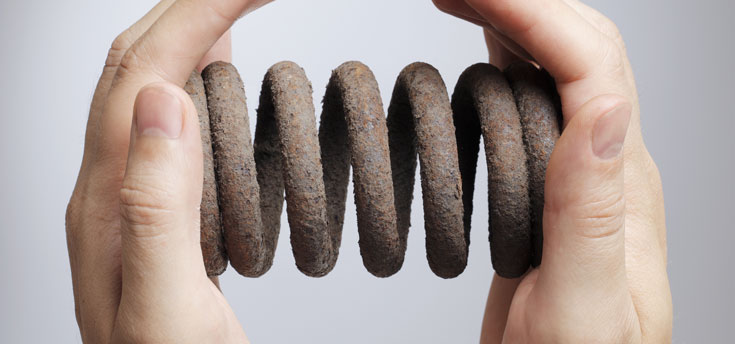
#> input picture home_screen.jpg, 735 x 344 px; its folder holds only this picture in this run
$ python -i Tkinter_module_final.py   (imports and definitions only)   (older library calls are emulated)
#> lines starting #> are read from the running program, lines starting #| are printed output that depends on the picture; after the words box and inside, x2 and y2 are one past the last pixel; in counts of white or black regions, pixels touching at a corner belong together
import tkinter as tk
from PIL import Image, ImageTk
from tkinter import Button, filedialog, Text, END

import cv2
import os
import numpy as np
from matplotlib import pyplot as plt
from math import sqrt
from skimage import data
from skimage.color import rgb2gray
from sklearn.preprocessing import StandardScaler
from skimage.feature import blob_log
from sklearn.cluster import DBSCAN
from io import BytesIO
from shapely.geometry import Polygon
from shapely.geometry import Point


# [15 lines left out: function change_pic, not called in this run]

def algo_execution():

	print("Compression Successful")

# [252 lines left out: functions clahe100, thresholding235, detection, removal, clusters, not called in this run]
##########################################################
def finalcompressed():


    file_name = current_image

    img = cv2.imread(file_name)
#> img is the input picture: shape (344, 735, 3); mean B, G, R 149.8, 153.8, 166.7
    temp_img = cv2.resize(img, (512, 512))
    temp_file_name1 = file_name.split('/')[-1].split('.')[0]

    cv2.imwrite('images/' + temp_file_name1 + '_orig.jpg' , temp_img)
    img = cv2.cvtColor(img, cv2.COLOR_BGR2RGB)
    # temp_img = cv2.resize(img, (512, 512))
    # cv2.imwrite("images/"+ file_name.split('/')[-1] , temp_img)
    gray = img[:, :, 1]

    median = cv2.bilateralFilter(gray, 5, 500, 10)

    clahe = cv2.createCLAHE(clipLimit=100, tileGridSize=(5, 5))
    cl1 = clahe.apply(median)
    cl1 = cv2.resize(cl1, (512, 512))
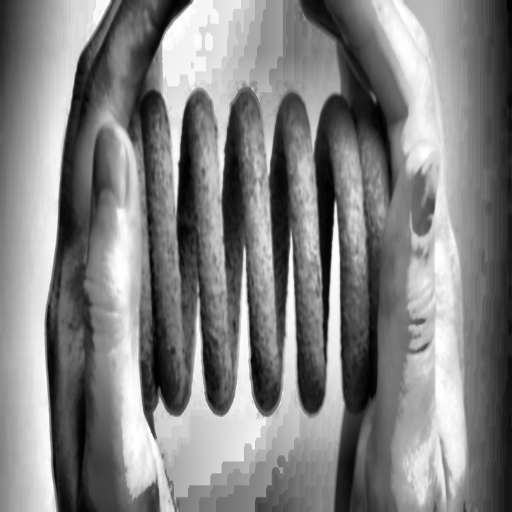
#> cl1: shape (512, 512); min 0, max 255, mean 130.2

    image = cv2.bilateralFilter(cl1, 5, 500, 10)

    ret, th1 = cv2.threshold(image, 235, 255, cv2.THRESH_BINARY)
#> th1: shape (512, 512); 5.9% white; 29 white regions (7 under 20 px), largest, box (x1, y1, x2, y2) and area: (163, 0, 219, 86) 2691, (385, 0, 434, 140) 2210, (435, 321, 461, 465) 1968

    image = cv2.imread(file_name)
    image = cv2.resize(image, (512, 512))
    image_gray = rgb2gray(image)
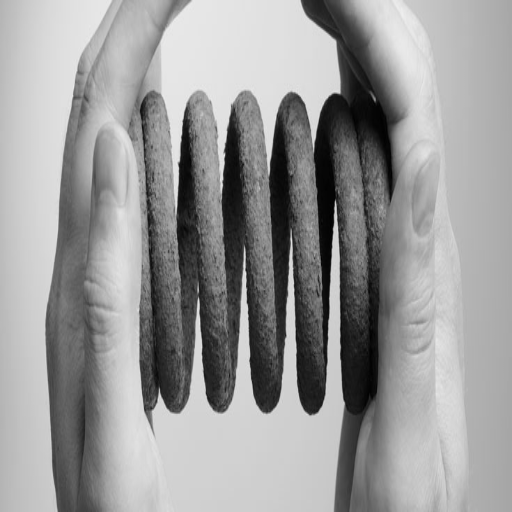
#> image_gray: shape (512, 512) float64; min 0.000283, max 0.936, mean 0.603

    blobs_log = blob_log(image_gray, max_sigma=30, num_sigma=10, threshold=.1)
#> blobs_log = 243 rows, first 8: [260, 335, 4.22], [272, 335, 4.22], [305, 290, 4.22], [289, 334, 4.22], [318, 290, 4.22], [327, 290, 4.22], [322, 244, 4.22], [208, 335, 1]
    blobs_log[:, 2] = blobs_log[:, 2] * sqrt(2)

    blobs_list = [blobs_log]
    colors = ['yellow']
    titles = ['Laplacian of Gaussian']
    sequence = zip(blobs_list, colors, titles)

    rm, xm, ym = 0, 0, 0
    for idx, (blobs, color, title) in enumerate(sequence):
        for blob in blobs:
            y, x, r = blob
            if (r >= rm) and (70 < y < 442) and (70 < x < 442):
                rm, xm, ym = r, x, y
#> this loop made 1 pass
#> (color, title) on pass 1: ('yellow', 'Laplacian of Gaussian')
#> after the loop, rm = 42.43; xm = 433; ym = 290

    # print(ym, xm, rm)

    xc, yc, r = xm, ym, rm  # location and size of the circle
#> xc = 433; yc = 290; r = 42.43
    H, W = th1.shape  # size of the image
#> H = 512; W = 512
    x, y = np.meshgrid(np.arange(W), np.arange(H))  # x and y coordinates per every pixel of the image
    d2 = (x - xc) ** 2 + (y - yc) ** 2  # squared distance from the center of the circle
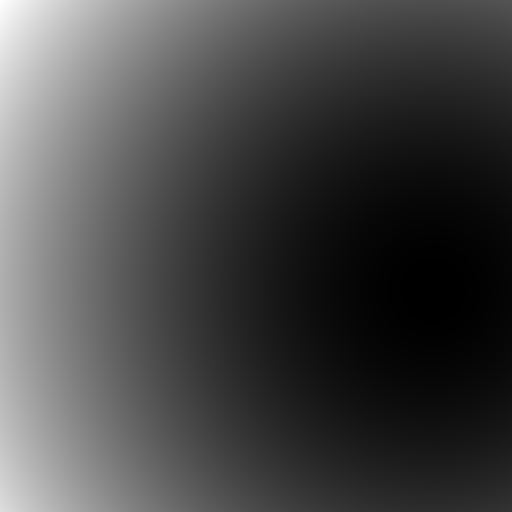
#> d2: shape (512, 512) float64; min 0, max 271589, mean 76387; drawn with min black and max white
    mask = d2 < r ** 2  # mask is True inside of the circle
#> mask: shape (512, 512) bool; 2.2% white; 1 white region, box (x1, y1, x2, y2) and area: (391, 248, 476, 333) 5649

    th1[mask] = 0
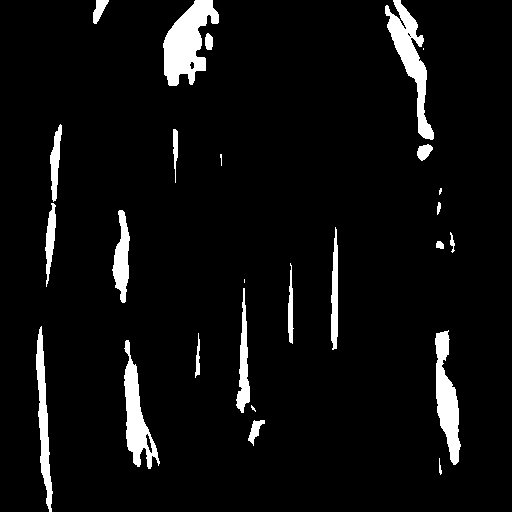
#> th1: shape (512, 512); 5.7% white; 26 white regions (5 under 20 px), largest, box (x1, y1, x2, y2) and area: (163, 0, 219, 86) 2691, (385, 0, 434, 140) 2210, (435, 330, 461, 465) 1862

    image_gray = rgb2gray(th1)
    # finding blobs
    blobs_log = blob_log(image_gray, max_sigma=10, num_sigma=10, threshold=.1)
#> blobs_log = 232 rows, first 8: [245, 439, 3], [152, 423, 5], [243, 452, 2], [342, 442, 7], [129, 425, 6], [465, 149, 2], [214, 121, 3], [298, 123, 3]
    # radiusof blobs
    blobs_log[:, 2] = blobs_log[:, 2] * sqrt(2)
    # list containing centers of blobs
    data = []
    for blob in blobs_log:
        discard = []
        y, x, r = blob
        y = int(y)
        x = int(x)
        discard.append(x)
        discard.append(y)
        data.append(discard)
#> this loop made 232 passes
#> (y, x, r) on passes 1 to 3: (245, 439, 4.24), (152, 423, 7.07), (243, 452, 2.83)
#> after the loop, data = 232 pairs, first value 40 to 458, second value 0 to 510
    data_r = data
#> data_r has the same summary as data
    data = StandardScaler().fit_transform(data)
#> data = 232 pairs, first value -1.43 to 1.64, second value -1.66 to 1.67
    # DBSCAN density based algorithm
    db = DBSCAN(eps=0.3, min_samples=5).fit(data)
    # creating a nparray with number of points set to false
    core_samples_mask = np.zeros_like(db.labels_, dtype=bool)
    # setting true to indices of points that are core points
    core_samples_mask[db.core_sample_indices_] = True
    # labelling point to respective clusters including noise point
    labels = db.labels_
#> labels = 232 values, max 11 at index 30, min -1 at index 18, mean 5.31

    # unique labels is number of cluster + 1(for noise is counted as a cluster)
    unique_labels = set(labels)
#> unique_labels = 13 items
    # defining colors for each label

    AllRegions = []
    for k in unique_labels:
        if k == -1:
            continue
        discard = []
        b = 0
        t = 512
        r = 0
        l = 512
        for j in range(0, len(labels)):
            if labels[j] == k:
                if data_r[j][0] > r:
                    r = data_r[j][0]
                if data_r[j][0] < l:
                    l = data_r[j][0]
                if data_r[j][1] < t:
                    t = data_r[j][1]
                if data_r[j][1] > b:
                    b = data_r[j][1]
        cv2.circle(image, (l - 5, t - 5), 10, color=255, thickness=2)
        cv2.circle(image, (l - 5, b + 5), 10, color=255, thickness=2)
        cv2.circle(image, (r + 5, b + 5), 10, color=255, thickness=2)
        cv2.circle(image, (r + 5, t - 5), 10, color=255, thickness=2)
        discard.append([t - 5, l - 5])
        discard.append([b + 5, l - 5])
        discard.append([b + 5, r + 5])
        discard.append([t - 5, r + 5])
        AllRegions.append(discard)
#> this loop made 13 passes
#> k on pass 13: -1
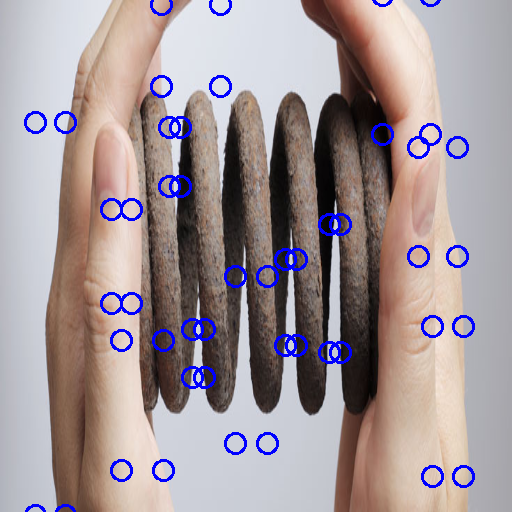
#> image: shape (512, 512, 3); mean B, G, R 153.1, 148.8, 161.3
#> after the loop, AllRegions = 12 items

    quality_fg = 100
    quality_bg = 20
    # print("H")
    im = Image.open(file_name)
    im = im.resize((512, 512))
    # im.save('image' +file_name[0:-4] + '_orig.jpg')
    # im.save('images/_orig.jpg')

    # print(im.size)
    mid = BytesIO()
    im.save(mid, 'JPEG', quality=quality_bg)
    ext = Image.open(mid)

    cropped_mid = BytesIO()
    im.save(cropped_mid, 'JPEG', quality=quality_fg)
    roi = Image.open(cropped_mid)

    # pixels = np.array(ext)
    ext_copy = np.array(ext)

    regions = []
    boundary = []
    for region in AllRegions:

        regions.append(Polygon(region))
        left = right = region[0][1]
        top = bottom = region[0][0]
        for i in region:
            left, right = min(left, i[1]), max(right, i[1])
            top, bottom = min(top, i[0]), max(bottom, i[0])
        boundary.append([left, top, right, bottom])
#> this loop made 12 passes
#> region on passes 1 to 10: [[147, 418], [256, 418], [256, 457], [147, 457]], [[326, 432], [476, 432], [476, 463], [326, 463]], [[-5, 382], [134, 382], [134, 430], [-5, 430]], [[340, 121], [470, 121], [470, 163], [340, 163]], [[209, 111], [303, 111], [303, 131], [209, 131]], [[127, 169], [186, 169], [186, 180], [127, 180]], [[329, 192], [377, 192], [377, 204], [329, 204]], [[276, 235], [443, 235], [443, 267], [276, 267]], [[122, 35], [515, 35], [515, 65], [122, 65]], [[4, 161], [86, 161], [86, 220], [4, 220]]
#> after the loop, boundary = [[418, 147, 457, 256], [432, 326, 463, 476], [382, -5, 430, 134], [121, 340, 163, 470], [111, 209, 131, 303], [169, 127, 180, 186], [192, 329, 204, 377], [235, 276, 267, 443], [35, 122, 65, 515], [161, 4, 220, 86], [285, 259, 296, 345], [329, 224, 340, 352]]; regions = 12 items

    # print(regions)
    # print(boundary)

    rois = []
    pois = []
    for i in boundary:
        r = roi.crop(i)
        rois.append(r)
        pois.append(np.array(r))
#> this loop made 12 passes
#> pass 1, in finalcompressed, `r = roi.crop(i)`:
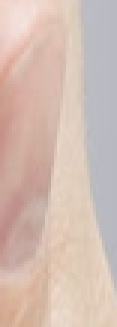
#> r: PIL image 39x109 RGB (shown 3 times larger); mean R, G, B 211.4, 189.1, 179.1
#> after the loop, pois = 12 items; rois = 12 items

    for olc in range(len(pois)):
        for index, pixel in np.ndenumerate(pois[olc]):
            row, col, channel = index
            if channel != 0:
                continue
            point = Point(row + boundary[olc][1], col + boundary[olc][0])
            for i in regions:
                if i.contains(point):
                    ext_copy[row + boundary[olc][1], col + boundary[olc][0]] = rois[olc].getpixel((col, row))
                    break
                    print(row + boundary[olc][1], col + boundary[olc][0])
#> this loop made 9 passes
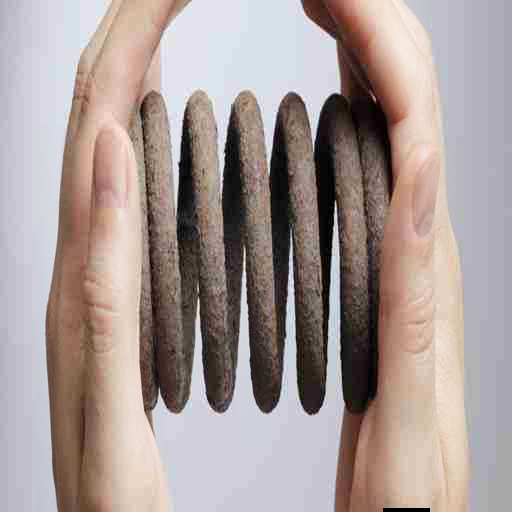
#> ext_copy: shape (512, 512, 3); mean R, G, B 167, 153.4, 150.3
    cut_image = Image.fromarray(ext_copy)
    # cut_image.save('images/' +file_name[0:-4] + '_fin.jpg')
    temp_file_name = file_name.split('/')[-1].split('.')[0]

    cut_image.save('images/' + temp_file_name + '_compressed.jpg')
##########################################################


current_image = ""

# [1 line not run here, left out]

# [1 line that did not run here, left out]
# [2 lines not run here, left out]

photo = "home_screen.jpg"
current_image = photo


# [1 line not run here, left out]
# [1 line that did not run here, left out]
# [1 line that did not run here, left out]

# [1 line that did not run here, left out]
# [1 line not run here, left out]

#Browse Image Button
# [1 line that did not run here, left out]
# [1 line not run here, left out]


#Algo execution CLAHE
# [1 line that did not run here, left out]

# [1 line not run here, left out]

#Algo execution Thresholding
# [1 line that did not run here, left out]

# [1 line not run here, left out]

#Algo execution Optic Disk detect
# [1 line that did not run here, left out]

# [1 line not run here, left out]

#Algo execution Optic Disk removal
# [1 line that did not run here, left out]

# [1 line not run here, left out]

#Algo execution Cluster Lessions
# [1 line that did not run here, left out]

# [1 line not run here, left out]

#Algo execution Final Compression
# [1 line that did not run here, left out]

# [4 lines not run here, left out]

#> (the run stopped early here; a loop or call above may not have finished)
